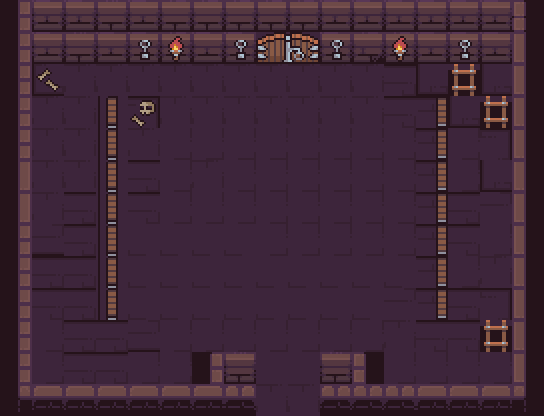

The image is a tile-based game level rendered from a .tmx file. Its description and complete source (layers, tilesets, objects, tile grids) follow:
An orthogonal 17x13 tile map with 32x32 px tiles, 1 tile layer (Tile Layer 2) and 1 object (door).

<map version="1.10" tiledversion="1.11.2" orientation="orthogonal" renderorder="right-down" width="17" height="13" tilewidth="32" tileheight="32" infinite="0" nextlayerid="8" nextobjectid="28">
 <tileset firstgid="1" source="Dungeon_Tileset_at.tsx" />
 <layer id="4" name="Tile Layer 2" width="17" height="13">
  <data encoding="csv">
129,104,104,183,104,109,109,109,109,109,104,104,104,104,104,104,107,
129,104,183,104,124,103,104,124,184,185,124,105,103,104,124,104,203,
129,231,153,153,153,153,153,153,153,153,153,153,134,151,212,151,203,
129,153,153,209,202,153,153,153,153,153,153,153,134,139,151,212,203,
129,153,153,209,153,135,135,135,135,135,135,135,135,139,135,122,203,
198,153,153,209,134,135,153,135,135,135,135,135,135,139,135,151,203,
198,153,134,209,134,135,135,135,135,135,135,135,135,139,134,152,203,
129,233,134,209,138,138,138,138,135,135,135,135,135,139,134,135,203,
129,134,134,209,138,138,138,138,138,138,138,138,138,139,135,153,203,
129,134,134,209,138,138,138,138,138,138,138,138,152,139,134,122,203,
129,135,134,134,233,135,135,135,135,135,135,135,153,134,134,212,203,
129,135,134,134,135,135,182,183,217,217,183,187,135,135,135,135,203,
161,163,163,163,163,163,163,250,153,153,250,250,250,163,163,163,251
</data>
 </layer>
 <objectgroup id="5" name="Object Layer 2">
  <object id="27" name="door" x="256.677" y="26.6049" width="65" height="35">
   <properties>
    <property name="target_stage" value="stage7" />
    <property name="target_x" type="float" value="400" />
    <property name="target_y" type="float" value="550" />
   </properties>
  </object>
 </objectgroup>
</map>
